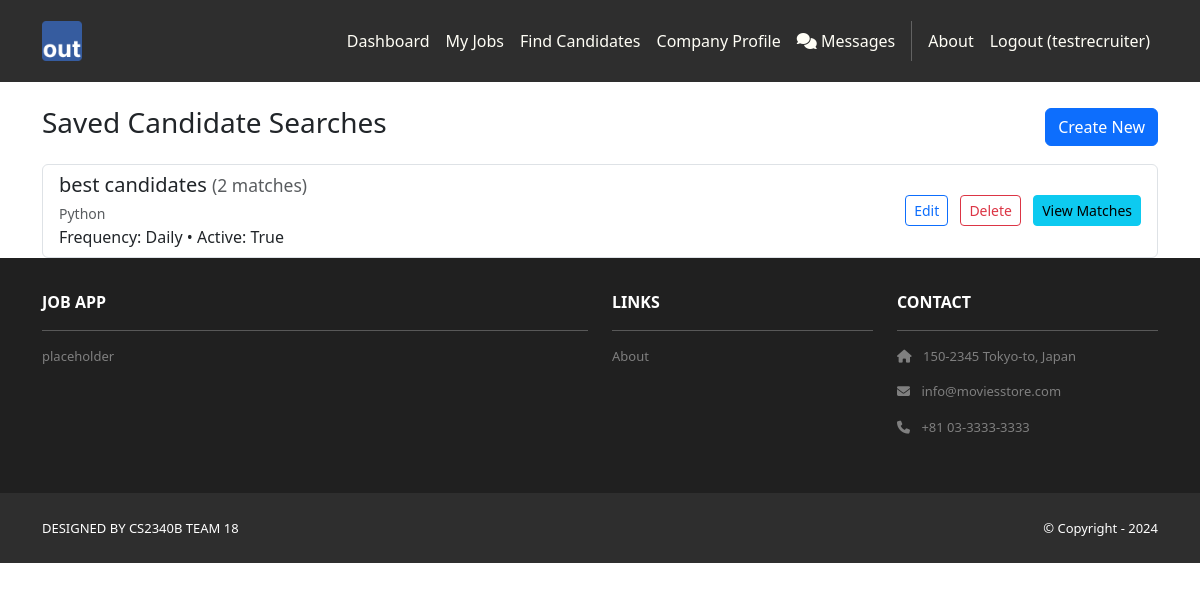
Screenshot of /recruiters/saved-searches/ (signed in) with the database file from the repository.
### recruiters/models.py (models this page shows, shortened)
class SavedSearch(models.Model):
    FREQUENCY_CHOICES = [
        ('daily', 'Daily'),
        ('weekly', 'Weekly'),
        ('monthly', 'Monthly'),
        ('never', 'Never'),
    ]
    recruiter = models.ForeignKey(User, on_delete=models.CASCADE, related_name='saved_searches')
    name = models.CharField(max_length=200, help_text='Name for this saved search')
    keywords = models.CharField(max_length=200, blank=True, help_text='Search keywords')
    skills = models.CharField(max_length=500, blank=True, help_text='Required skills')
    location = models.CharField(max_length=200, blank=True, help_text='Location preference')
    remote_preference = models.CharField(max_length=20, blank=True, choices=[('', 'Any'), ('remote_only', 'Remote Only'), ('hybrid', 'Hybrid'), ('onsite_only', 'Onsite Only'), ('flexible', 'Flexible')], help_text='Remote work preference')
    experience_years = models.CharField(max_length=10, blank=True, choices=[('', 'Any'), ('0-2', '0-2 years'), ('3-5', '3-5 years'), ('6-10', '6-10 years'), ('10+', '10+ years')], help_text='Experience level')
    education_level = models.CharField(max_length=20, blank=True, choices=[('', 'Any'), ('high_school', 'High School'), ('associate', 'Associate Degree'), ('bachelor', "Bachelor's Degree"), ('master', "Master's Degree"), ('phd', 'PhD')], help_text='Education level')
    willing_to_relocate = models.BooleanField(default=False, help_text='Must be willing to relocate')
    is_seeking_jobs = models.BooleanField(default=True, help_text='Must be actively seeking jobs')
    notification_frequency = models.CharField(max_length=20, choices=FREQUENCY_CHOICES, default='weekly', help_text='How often to receive notifications about new matches')
    is_active = models.BooleanField(default=True, help_text='Whether this search is active')
    last_notified = models.DateTimeField(null=True, blank=True, help_text='Last time notifications were sent')
    created_at = models.DateTimeField(auto_now_add=True)
    updated_at = models.DateTimeField(auto_now=True)
    class Meta:
        verbose_name = 'Saved Search'
        verbose_name_plural = 'Saved Searches'
        ordering = ['-created_at']

### recruiters/views.py (the view, shortened to what this page needs)
# urls.py: path('saved-searches/', views.saved_search_list, name='saved_search_list'),
@recruiter_required
def saved_search_list(request):
    searches = list(SavedSearch.objects.filter(recruiter=request.user).order_by('-created_at'))
    for s in searches:
        qs = ApplicantProfile.objects.filter(is_public=True)
        if s.skills:
            for skill in [sk.strip() for sk in s.skills.split(',') if sk.strip()]:
                qs = qs.filter(skills__icontains=skill)
        if s.location:
            loc = s.location.strip()
            qs = qs.filter(
                Q(city__icontains=loc) | Q(state__icontains=loc) | Q(country__icontains=loc) | Q(location__icontains=loc)
            )
        if s.remote_preference:
            qs = qs.filter(remote_work_preference=s.remote_preference)
        if s.willing_to_relocate:
            qs = qs.filter(willing_to_relocate=True)
        if s.is_seeking_jobs:
            qs = qs.filter(is_seeking_jobs=True)
        if s.education_level:
            if s.education_level == 'high_school':
                qs = qs.filter(education__isnull=True)
            else:
                qs = qs.filter(education__degree__icontains=s.education_level)
        s.match_count = qs.count()
    template_data = {'title': 'Saved Searches', 'user_type': 'recruiter'}
    return render(request, 'recruiters/saved_search_list.html', {'template_data': template_data, 'searches': searches})

### recruiters/templates/recruiters/saved_search_list.html
{% extends 'base.html' %}
{% block content %}
<div class="container mt-4">
  <div class="d-flex justify-content-between align-items-center mb-3">
    <h3>Saved Candidate Searches</h3>
    <a href="{% url 'recruiters:saved_search_create' %}" class="btn btn-primary">Create New</a>
  </div>
  {% if searches %}
    <div class="list-group">
      {% for s in searches %}
        <div class="list-group-item d-flex justify-content-between align-items-center">
          <div>
            <h5 class="mb-1">{{ s.name }} <small class="text-muted">({{ s.match_count }} matches)</small></h5>
            <small class="text-muted">{{ s.keywords }} {{ s.skills }}</small>
            <p class="mb-0">Frequency: {{ s.get_notification_frequency_display }} • Active: {{ s.is_active }}</p>
          </div>
          <div>
            <a href="{% url 'recruiters:saved_search_edit' s.pk %}" class="btn btn-sm btn-outline-primary me-2">Edit</a>
            <a href="{% url 'recruiters:saved_search_delete' s.pk %}" class="btn btn-sm btn-outline-danger me-2">Delete</a>
            <a href="{% url 'recruiters:saved_search_detail' s.pk %}" class="btn btn-info btn-sm">View Matches</a>
          </div>
        </div>
      {% endfor %}
    </div>
  {% else %}
    <div class="alert alert-info">You have no saved searches yet.</div>
  {% endif %}
</div>
{% endblock content %}

### jobapp/templates/base.html (shortened to what this page needs)
<!DOCTYPE html>
<html>
    {% load static %}
  <head>
    <link href="https://cdn.jsdelivr.net/npm/bootstrap@5.3.3/dist/css/bootstrap.min.css" rel="stylesheet">
    <link rel="stylesheet" href="https://cdnjs.cloudflare.com/ajax/libs/font-awesome/6.1.1/css/all.min.css">
    <link rel="stylesheet" type="text/css"
          href="{% static 'css/style.css' %}">
  </head>
  <body>
     <nav class="p-3 navbar navbar-dark bg-dark
         navbar-expand-lg">
      <div class="container">
        <a class="navbar-brand"
           href="{% url 'home.index' %}">
          <img src="{% static 'img/logo.png' %}" alt="logo"
               height="40" />
        </a>
        <div class="collapse navbar-collapse"
             id="navbarNavAltMarkup">
          <div class="navbar-nav ms-auto navbar-ml">
            {% if user.is_authenticated %}
              {% if template_data.user_type == 'applicant' %}
                <a class="nav-link" href="{% url 'applicants:dashboard' %}">Dashboard</a>
                <a class="nav-link" href="{% url 'applicants:profile' %}">My Profile</a>
              {% elif template_data.user_type == 'recruiter' %}
                <a class="nav-link" href="{% url 'recruiters:dashboard' %}">Dashboard</a>
                <a class="nav-link" href="{% url 'jobs:recruiter_jobs' %}">My Jobs</a>
                <a class="nav-link" href="{% url 'recruiters:candidates' %}">Find Candidates</a>
                <a class="nav-link" href="{% url 'recruiters:profile' %}">Company Profile</a>
              {% endif %}
              <a class="nav-link" href="{% url 'messaging:conversation_list' %}">
                <i class="fas fa-comments"></i> Messages
              </a>
              <a class="nav-link" href="{% url 'home.about' %}">About</a>
              <a class="nav-link" href="{% url 'accounts.logout' %}">Logout ({{user.username }})</a>
            {% else %}
              <a class="nav-link" href="{% url 'home.about' %}">About</a>
              <div class="vr bg-white mx-2 d-none d-lg-block"></div>
              <a class="nav-link" href="{% url 'accounts.login' %}">Login</a>
              <a class="nav-link" href="{% url 'accounts.signup' %}">Sign Up</a>
            {% endif %}
          </div>
        </div>
      </div>
    </nav>
    <div>
      {% block content %}
      {% endblock content %}
    </div>
     <section class="p-3 ms-footer d-none d-md-block">
      <div class="container">
        <div class="row mt-3 text-white">
          <div class="col-md-6 col-lg-6 col-xl-6
               mx-auto mb-4">
            <b>JOB APP</b>
            <hr />
            <p>
              placeholder
            </p>
          </div>
          <div class="col-md-3 col-lg-3 col-xl-3
               mx-auto mb-4">
            <b>LINKS</b>
            <hr />
            <p><a class="nav-link"
              href="{% url 'home.about' %}">
              About
            </a></p>
          </div>
          <div class="col-md-3 col-lg-3 col-xl-3 mx-auto
               mb-4">
            <b>CONTACT</b>
            <hr />
            <p><i class="fas fa-home me-2"></i>
              150-2345 Tokyo-to, Japan
            </p>
            <p><i class="fas fa-envelope me-2"></i>
              info@moviesstore.com
            </p>
            <p><i class="fas fa-phone me-2"></i>
              +81 03-3333-3333
            </p>
          </div>
        </div>
      </div>
    </section>
    <section class="p-3 ms-footer-bottom bg-dark">
      <div class="container d-flex
           justify-content-between">
        <div class="me-5 text-white">
          <span>DESIGNED BY
            CS2340B TEAM 18
          </span>
        </div>
        <div class="text-white">
          <span>© Copyright - 2024</span>
        </div>
      </div>
    </section>
  </body>
</html>

### jobapp/static/css/style.css (style rules this page uses)
.navbar a.nav-link { color: #FFFEF6 !important; }
.bg-dark { background-color: #2E2E2E !important; }
.ms-footer { background-color: #202020; }
.ms-footer p { color: #7F7F7F; font-size: 13px; }
.ms-footer-bottom span { font-size: 13px; line-height: 38px; }

### rows the page displays
SavedSearch: name "best candidates", match_count "2", skills "Python", notification_frequency "Daily", is_active "True"

### other values shown
{{ user.username }} "testrecruiter"
